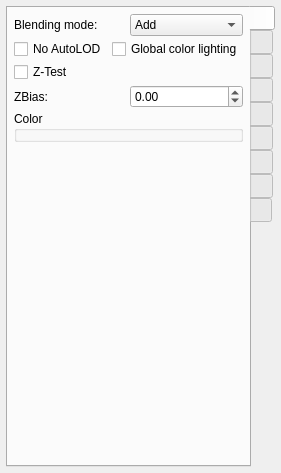
<?xml version="1.0" encoding="UTF-8"?>
<ui version="4.0">
 <class>CLocatedBindablePage</class>
 <widget class="QWidget" name="CLocatedBindablePage">
  <property name="geometry">
   <rect>
    <x>0</x>
    <y>0</y>
    <width>262</width>
    <height>473</height>
   </rect>
  </property>
  <property name="sizePolicy">
   <sizepolicy hsizetype="Preferred" vsizetype="Preferred">
    <horstretch>0</horstretch>
    <verstretch>0</verstretch>
   </sizepolicy>
  </property>
  <property name="windowTitle">
   <string>Form</string>
  </property>
  <layout class="QGridLayout" name="gridLayout_10">
   <property name="horizontalSpacing">
    <number>5</number>
   </property>
   <property name="margin">
    <number>6</number>
   </property>
   <item row="0" column="0">
    <widget class="QTabWidget" name="tabWidget">
     <property name="sizePolicy">
      <sizepolicy hsizetype="Preferred" vsizetype="Preferred">
       <horstretch>0</horstretch>
       <verstretch>0</verstretch>
      </sizepolicy>
     </property>
     <property name="tabPosition">
      <enum>QTabWidget::East</enum>
     </property>
     <property name="currentIndex">
      <number>0</number>
     </property>
     <property name="elideMode">
      <enum>Qt::ElideNone</enum>
     </property>
     <property name="tabsClosable">
      <bool>false</bool>
     </property>
     <property name="movable">
      <bool>true</bool>
     </property>
     <widget class="QWidget" name="materialPage">
      <property name="sizePolicy">
       <sizepolicy hsizetype="Preferred" vsizetype="Preferred">
        <horstretch>0</horstretch>
        <verstretch>0</verstretch>
       </sizepolicy>
      </property>
      <attribute name="title">
       <string/>
      </attribute>
      <layout class="QGridLayout" name="gridLayout_2">
       <property name="margin">
        <number>6</number>
       </property>
       <property name="spacing">
        <number>3</number>
       </property>
       <item row="0" column="0">
        <layout class="QHBoxLayout" name="horizontalLayout_2">
         <item>
          <widget class="QLabel" name="blendModeLabel">
           <property name="text">
            <string>Blending mode:</string>
           </property>
          </widget>
         </item>
         <item>
          <widget class="QComboBox" name="blendModeComboBox">
           <item>
            <property name="text">
             <string>Add</string>
            </property>
           </item>
           <item>
            <property name="text">
             <string>Modulate</string>
            </property>
           </item>
           <item>
            <property name="text">
             <string>Alpha blend</string>
            </property>
           </item>
           <item>
            <property name="text">
             <string>Alpha test</string>
            </property>
           </item>
          </widget>
         </item>
        </layout>
       </item>
       <item row="1" column="0">
        <layout class="QHBoxLayout" name="horizontalLayout_3">
         <item>
          <widget class="QCheckBox" name="autoLodCheckBox">
           <property name="text">
            <string>No AutoLOD</string>
           </property>
          </widget>
         </item>
         <item>
          <widget class="QCheckBox" name="globalColorLightingCheckBox">
           <property name="text">
            <string>Global color lighting</string>
           </property>
          </widget>
         </item>
        </layout>
       </item>
       <item row="2" column="0">
        <widget class="QCheckBox" name="ztestCheckBox">
         <property name="text">
          <string>Z-Test</string>
         </property>
        </widget>
       </item>
       <item row="3" column="0">
        <layout class="QHBoxLayout" name="horizontalLayout">
         <item>
          <widget class="QLabel" name="zbiasLabel">
           <property name="text">
            <string>ZBias:</string>
           </property>
          </widget>
         </item>
         <item>
          <widget class="QDoubleSpinBox" name="zbiasDoubleSpinBox">
           <property name="minimum">
            <double>-9999.000000000000000</double>
           </property>
           <property name="maximum">
            <double>9999.000000000000000</double>
           </property>
          </widget>
         </item>
        </layout>
       </item>
       <item row="4" column="0">
        <widget class="NLQT::CAttribRGBAWidget" name="colorWidget">
         <property name="title">
          <string>Color</string>
         </property>
        </widget>
       </item>
       <item row="5" column="0">
        <spacer name="verticalSpacer">
         <property name="orientation">
          <enum>Qt::Vertical</enum>
         </property>
         <property name="sizeHint" stdset="0">
          <size>
           <width>20</width>
           <height>21</height>
          </size>
         </property>
        </spacer>
       </item>
      </layout>
     </widget>
     <widget class="QWidget" name="sizeAnglePage">
      <property name="sizePolicy">
       <sizepolicy hsizetype="Preferred" vsizetype="Preferred">
        <horstretch>0</horstretch>
        <verstretch>0</verstretch>
       </sizepolicy>
      </property>
      <attribute name="title">
       <string/>
      </attribute>
      <layout class="QGridLayout" name="gridLayout_4">
       <property name="margin">
        <number>6</number>
       </property>
       <property name="spacing">
        <number>3</number>
       </property>
       <item row="0" column="0">
        <widget class="QCheckBox" name="independentSizeCheckBox">
         <property name="text">
          <string>Independent size</string>
         </property>
        </widget>
       </item>
       <item row="1" column="0">
        <widget class="QGroupBox" name="independentGroupBox">
         <property name="enabled">
          <bool>false</bool>
         </property>
         <property name="title">
          <string/>
         </property>
         <layout class="QGridLayout" name="gridLayout_3">
          <property name="margin">
           <number>9</number>
          </property>
          <property name="spacing">
           <number>6</number>
          </property>
          <item row="0" column="1">
           <widget class="QRadioButton" name="heightRadioButton">
            <property name="text">
             <string>Height</string>
            </property>
           </widget>
          </item>
          <item row="0" column="0">
           <widget class="QRadioButton" name="widthRadioButton">
            <property name="text">
             <string>Width</string>
            </property>
            <property name="checked">
             <bool>true</bool>
            </property>
           </widget>
          </item>
         </layout>
        </widget>
       </item>
       <item row="2" column="0">
        <widget class="NLQT::CAttribFloatWidget" name="sizeWidget">
         <property name="title">
          <string>Size</string>
         </property>
        </widget>
       </item>
       <item row="3" column="0">
        <widget class="NLQT::CAttribFloatWidget" name="angle2DWidget">
         <property name="title">
          <string>Angle 2D</string>
         </property>
        </widget>
       </item>
       <item row="4" column="0">
        <spacer name="verticalSpacer_2">
         <property name="orientation">
          <enum>Qt::Vertical</enum>
         </property>
         <property name="sizeHint" stdset="0">
          <size>
           <width>31</width>
           <height>354</height>
          </size>
         </property>
        </spacer>
       </item>
      </layout>
     </widget>
     <widget class="QWidget" name="rotatePage">
      <property name="sizePolicy">
       <sizepolicy hsizetype="Preferred" vsizetype="Preferred">
        <horstretch>0</horstretch>
        <verstretch>0</verstretch>
       </sizepolicy>
      </property>
      <attribute name="title">
       <string/>
      </attribute>
      <layout class="QGridLayout" name="gridLayout_7">
       <property name="margin">
        <number>6</number>
       </property>
       <property name="spacing">
        <number>3</number>
       </property>
       <item row="0" column="0">
        <widget class="NLQT::CAttribPlaneBasisWidget" name="particlePlaneBasicWidget">
         <property name="title">
          <string>Rotation</string>
         </property>
        </widget>
       </item>
       <item row="1" column="0">
        <widget class="QCheckBox" name="rotationPCCheckBox">
         <property name="text">
          <string>hint / precomputed rotations</string>
         </property>
        </widget>
       </item>
       <item row="2" column="0">
        <widget class="QGroupBox" name="rotGroupBox">
         <property name="enabled">
          <bool>false</bool>
         </property>
         <property name="title">
          <string/>
         </property>
         <layout class="QGridLayout" name="gridLayout_5">
          <property name="margin">
           <number>6</number>
          </property>
          <property name="spacing">
           <number>5</number>
          </property>
          <item row="0" column="0">
           <widget class="QLabel" name="label_3">
            <property name="text">
             <string>Rot speed min:</string>
            </property>
           </widget>
          </item>
          <item row="0" column="1">
           <widget class="QDoubleSpinBox" name="rotSpeedMinDoubleSpinBox"/>
          </item>
          <item row="1" column="0">
           <widget class="QLabel" name="label_4">
            <property name="text">
             <string>Rot speed max:</string>
            </property>
           </widget>
          </item>
          <item row="1" column="1">
           <widget class="QDoubleSpinBox" name="rotSpeedMaxDoubleSpinBox"/>
          </item>
          <item row="2" column="0">
           <widget class="QLabel" name="label_5">
            <property name="text">
             <string>Nb models:</string>
            </property>
           </widget>
          </item>
          <item row="2" column="1">
           <widget class="QSpinBox" name="numModelsSpinBox">
            <property name="minimum">
             <number>1</number>
            </property>
            <property name="maximum">
             <number>32</number>
            </property>
           </widget>
          </item>
         </layout>
        </widget>
       </item>
       <item row="3" column="0">
        <spacer name="verticalSpacer_3">
         <property name="orientation">
          <enum>Qt::Vertical</enum>
         </property>
         <property name="sizeHint" stdset="0">
          <size>
           <width>17</width>
           <height>184</height>
          </size>
         </property>
        </spacer>
       </item>
      </layout>
     </widget>
     <widget class="QWidget" name="lookAtPage">
      <property name="sizePolicy">
       <sizepolicy hsizetype="Preferred" vsizetype="Preferred">
        <horstretch>0</horstretch>
        <verstretch>0</verstretch>
       </sizepolicy>
      </property>
      <attribute name="title">
       <string/>
      </attribute>
      <layout class="QGridLayout" name="gridLayout_6">
       <property name="margin">
        <number>6</number>
       </property>
       <property name="spacing">
        <number>3</number>
       </property>
       <item row="0" column="0">
        <widget class="QCheckBox" name="alignCheckBox">
         <property name="text">
          <string>Align on motion</string>
         </property>
        </widget>
       </item>
       <item row="2" column="0">
        <widget class="QLabel" name="blurCoeffLabel">
         <property name="text">
          <string>Fake motion blur coeff.:</string>
         </property>
        </widget>
       </item>
       <item row="3" column="0" colspan="3">
        <widget class="NLQT::CEditRangeFloatWidget" name="blurCoeffWidget" native="true"/>
       </item>
       <item row="4" column="0" colspan="2">
        <widget class="QLabel" name="blurTreshholdLabel">
         <property name="text">
          <string>Fake motion blur threshold:</string>
         </property>
        </widget>
       </item>
       <item row="5" column="0" colspan="3">
        <widget class="NLQT::CEditRangeFloatWidget" name="blurTresholdWidget" native="true"/>
       </item>
       <item row="6" column="1">
        <spacer name="verticalSpacer_4">
         <property name="orientation">
          <enum>Qt::Vertical</enum>
         </property>
         <property name="sizeHint" stdset="0">
          <size>
           <width>20</width>
           <height>203</height>
          </size>
         </property>
        </spacer>
       </item>
       <item row="1" column="0">
        <widget class="QCheckBox" name="zalignCheckBox">
         <property name="text">
          <string>Z-Align</string>
         </property>
        </widget>
       </item>
      </layout>
     </widget>
     <widget class="QWidget" name="shockWavePage">
      <property name="sizePolicy">
       <sizepolicy hsizetype="Preferred" vsizetype="Preferred">
        <horstretch>0</horstretch>
        <verstretch>0</verstretch>
       </sizepolicy>
      </property>
      <attribute name="title">
       <string/>
      </attribute>
      <layout class="QGridLayout" name="gridLayout_8">
       <property name="margin">
        <number>6</number>
       </property>
       <property name="spacing">
        <number>3</number>
       </property>
       <item row="0" column="0">
        <widget class="QLabel" name="label_6">
         <property name="text">
          <string>Radius cut:</string>
         </property>
        </widget>
       </item>
       <item row="1" column="0">
        <widget class="NLQT::CEditRangeFloatWidget" name="radiusCutWidget" native="true"/>
       </item>
       <item row="2" column="0">
        <widget class="QLabel" name="label_7">
         <property name="text">
          <string>Number of segments:</string>
         </property>
        </widget>
       </item>
       <item row="3" column="0">
        <widget class="NLQT::CEditRangeUIntWidget" name="shockWaveNbSegWidget" native="true"/>
       </item>
       <item row="4" column="0">
        <widget class="QLabel" name="label_8">
         <property name="text">
          <string>Texture U factor:</string>
         </property>
        </widget>
       </item>
       <item row="5" column="0">
        <widget class="NLQT::CEditRangeFloatWidget" name="shockWaveUFactorWidget" native="true"/>
       </item>
       <item row="6" column="0">
        <spacer name="verticalSpacer_5">
         <property name="orientation">
          <enum>Qt::Vertical</enum>
         </property>
         <property name="sizeHint" stdset="0">
          <size>
           <width>20</width>
           <height>251</height>
          </size>
         </property>
        </spacer>
       </item>
      </layout>
     </widget>
     <widget class="QWidget" name="fanLightPage">
      <property name="sizePolicy">
       <sizepolicy hsizetype="Preferred" vsizetype="Preferred">
        <horstretch>0</horstretch>
        <verstretch>0</verstretch>
       </sizepolicy>
      </property>
      <attribute name="title">
       <string/>
      </attribute>
      <layout class="QGridLayout" name="gridLayout_9">
       <property name="margin">
        <number>6</number>
       </property>
       <property name="spacing">
        <number>3</number>
       </property>
       <item row="0" column="0">
        <widget class="QLabel" name="label_9">
         <property name="text">
          <string>Number fan light:</string>
         </property>
        </widget>
       </item>
       <item row="1" column="0">
        <widget class="NLQT::CEditRangeUIntWidget" name="nbFanLightWidget" native="true"/>
       </item>
       <item row="2" column="0">
        <widget class="QLabel" name="label_10">
         <property name="text">
          <string>Phase smoothness:</string>
         </property>
        </widget>
       </item>
       <item row="3" column="0">
        <widget class="NLQT::CEditRangeUIntWidget" name="phaseSmoothnesWidget" native="true"/>
       </item>
       <item row="4" column="0">
        <widget class="QLabel" name="label_11">
         <property name="text">
          <string>Fan light speed:</string>
         </property>
        </widget>
       </item>
       <item row="5" column="0">
        <widget class="NLQT::CEditRangeFloatWidget" name="fanLightSpeedWidget" native="true"/>
       </item>
       <item row="6" column="0">
        <widget class="QLabel" name="label_12">
         <property name="text">
          <string>Fan light intensity:</string>
         </property>
        </widget>
       </item>
       <item row="7" column="0">
        <widget class="NLQT::CEditRangeFloatWidget" name="fanLightIntensityWidget" native="true"/>
       </item>
       <item row="8" column="0">
        <spacer name="verticalSpacer_6">
         <property name="orientation">
          <enum>Qt::Vertical</enum>
         </property>
         <property name="sizeHint" stdset="0">
          <size>
           <width>20</width>
           <height>229</height>
          </size>
         </property>
        </spacer>
       </item>
      </layout>
     </widget>
     <widget class="QWidget" name="ribbonTailPage">
      <property name="sizePolicy">
       <sizepolicy hsizetype="Preferred" vsizetype="Preferred">
        <horstretch>0</horstretch>
        <verstretch>0</verstretch>
       </sizepolicy>
      </property>
      <attribute name="title">
       <string/>
      </attribute>
      <layout class="QGridLayout" name="gridLayout_11">
       <property name="margin">
        <number>6</number>
       </property>
       <property name="spacing">
        <number>3</number>
       </property>
       <item row="0" column="0">
        <widget class="QLabel" name="label">
         <property name="text">
          <string>Number of segments:</string>
         </property>
        </widget>
       </item>
       <item row="1" column="0">
        <widget class="NLQT::CEditRangeUIntWidget" name="tailNbSegsWidget" native="true"/>
       </item>
       <item row="2" column="0">
        <widget class="QLabel" name="label_14">
         <property name="text">
          <string>Duration segment:</string>
         </property>
        </widget>
       </item>
       <item row="3" column="0">
        <widget class="NLQT::CEditRangeFloatWidget" name="segDurationWidget" native="true"/>
       </item>
       <item row="4" column="0">
        <widget class="QLabel" name="tailTexUflabel">
         <property name="text">
          <string>Texture U factor:</string>
         </property>
        </widget>
       </item>
       <item row="5" column="0">
        <widget class="NLQT::CEditRangeFloatWidget" name="ribbonTexUfactorWidget" native="true"/>
       </item>
       <item row="6" column="0">
        <widget class="QLabel" name="tailTexVflabel">
         <property name="text">
          <string>Texture V factor:</string>
         </property>
        </widget>
       </item>
       <item row="7" column="0">
        <widget class="NLQT::CEditRangeFloatWidget" name="ribbonTexVfactorWidget" native="true"/>
       </item>
       <item row="8" column="0">
        <widget class="QGroupBox" name="ribbonGroupBox">
         <property name="title">
          <string/>
         </property>
         <layout class="QGridLayout" name="gridLayout">
          <property name="margin">
           <number>6</number>
          </property>
          <property name="spacing">
           <number>3</number>
          </property>
          <item row="0" column="0">
           <widget class="QCheckBox" name="constantLengthCheckBox">
            <property name="toolTip">
             <string>Non parametric anim only</string>
            </property>
            <property name="text">
             <string>Force constant length(m):</string>
            </property>
           </widget>
          </item>
          <item row="1" column="0">
           <widget class="NLQT::CEditRangeFloatWidget" name="ribbonLengthWidget" native="true">
            <property name="enabled">
             <bool>false</bool>
            </property>
           </widget>
          </item>
          <item row="2" column="0">
           <widget class="QLabel" name="lodDegradationLabel">
            <property name="text">
             <string>LOD degradation:</string>
            </property>
           </widget>
          </item>
          <item row="3" column="0">
           <widget class="NLQT::CEditRangeFloatWidget" name="lodDegradationWidget" native="true"/>
          </item>
          <item row="4" column="0">
           <widget class="QLabel" name="label_15">
            <property name="text">
             <string>Trail coord. system:</string>
            </property>
           </widget>
          </item>
          <item row="5" column="0">
           <widget class="QComboBox" name="coordSystemComboBox">
            <item>
             <property name="text">
              <string>Local</string>
             </property>
            </item>
            <item>
             <property name="text">
              <string>World</string>
             </property>
            </item>
            <item>
             <property name="text">
              <string>User</string>
             </property>
            </item>
            <item>
             <property name="text">
              <string>Father coord. system</string>
             </property>
            </item>
           </widget>
          </item>
          <item row="6" column="0">
           <widget class="QCheckBox" name="useHermitteCheckBox">
            <property name="text">
             <string>Use hermitte interpolation</string>
            </property>
           </widget>
          </item>
         </layout>
        </widget>
       </item>
       <item row="9" column="0">
        <widget class="NLQT::CTailParticleWidget" name="tailWidget" native="true"/>
       </item>
       <item row="10" column="0">
        <spacer name="verticalSpacer_7">
         <property name="orientation">
          <enum>Qt::Vertical</enum>
         </property>
         <property name="sizeHint" stdset="0">
          <size>
           <width>20</width>
           <height>100</height>
          </size>
         </property>
        </spacer>
       </item>
      </layout>
     </widget>
     <widget class="QWidget" name="meshPage">
      <attribute name="title">
       <string/>
      </attribute>
      <layout class="QGridLayout" name="gridLayout_12">
       <property name="margin">
        <number>6</number>
       </property>
       <property name="spacing">
        <number>3</number>
       </property>
       <item row="0" column="0">
        <widget class="NLQT::CMeshWidget" name="meshWidget" native="true"/>
       </item>
       <item row="1" column="0">
        <widget class="NLQT::CConstraintMeshWidget" name="constraintMeshWidget" native="true"/>
       </item>
       <item row="2" column="0">
        <spacer name="verticalSpacer_8">
         <property name="orientation">
          <enum>Qt::Vertical</enum>
         </property>
         <property name="sizeHint" stdset="0">
          <size>
           <width>20</width>
           <height>407</height>
          </size>
         </property>
        </spacer>
       </item>
      </layout>
     </widget>
     <widget class="QWidget" name="texturePage">
      <attribute name="title">
       <string/>
      </attribute>
      <layout class="QGridLayout" name="gridLayout_13">
       <property name="margin">
        <number>6</number>
       </property>
       <property name="spacing">
        <number>3</number>
       </property>
       <item row="0" column="0">
        <widget class="NLQT::CParticleTextureWidget" name="particleTextureWidget" native="true"/>
       </item>
       <item row="1" column="0">
        <widget class="NLQT::CParticleTextureAnimWidget" name="texAnimWidget" native="true"/>
       </item>
       <item row="2" column="0">
        <spacer name="verticalSpacer_90">
         <property name="orientation">
          <enum>Qt::Vertical</enum>
         </property>
         <property name="sizeType">
          <enum>QSizePolicy::Expanding</enum>
         </property>
         <property name="sizeHint" stdset="0">
          <size>
           <width>20</width>
           <height>463</height>
          </size>
         </property>
        </spacer>
       </item>
      </layout>
     </widget>
    </widget>
   </item>
  </layout>
 </widget>
 <customwidgets>
  <customwidget>
   <class>NLQT::CParticleTextureWidget</class>
   <extends>QWidget</extends>
   <header>particle_texture_widget.h</header>
   <container>1</container>
  </customwidget>
  <customwidget>
   <class>NLQT::CEditRangeUIntWidget</class>
   <extends>QWidget</extends>
   <header>edit_range_widget.h</header>
   <container>1</container>
  </customwidget>
  <customwidget>
   <class>NLQT::CEditRangeFloatWidget</class>
   <extends>QWidget</extends>
   <header>edit_range_widget.h</header>
   <container>1</container>
  </customwidget>
  <customwidget>
   <class>NLQT::CAttribFloatWidget</class>
   <extends>QGroupBox</extends>
   <header>attrib_widget.h</header>
   <container>1</container>
  </customwidget>
  <customwidget>
   <class>NLQT::CMeshWidget</class>
   <extends>QWidget</extends>
   <header>mesh_widget.h</header>
   <container>1</container>
  </customwidget>
  <customwidget>
   <class>NLQT::CConstraintMeshWidget</class>
   <extends>QWidget</extends>
   <header>constraint_mesh_widget.h</header>
   <container>1</container>
  </customwidget>
  <customwidget>
   <class>NLQT::CTailParticleWidget</class>
   <extends>QWidget</extends>
   <header>tail_particle_widget.h</header>
   <container>1</container>
  </customwidget>
  <customwidget>
   <class>NLQT::CParticleTextureAnimWidget</class>
   <extends>QWidget</extends>
   <header>particle_texture_anim_widget.h</header>
   <container>1</container>
  </customwidget>
  <customwidget>
   <class>NLQT::CAttribRGBAWidget</class>
   <extends>QGroupBox</extends>
   <header>attrib_widget.h</header>
   <container>1</container>
  </customwidget>
  <customwidget>
   <class>NLQT::CAttribPlaneBasisWidget</class>
   <extends>QGroupBox</extends>
   <header>attrib_widget.h</header>
   <container>1</container>
  </customwidget>
 </customwidgets>
 <resources/>
 <connections/>
</ui>
